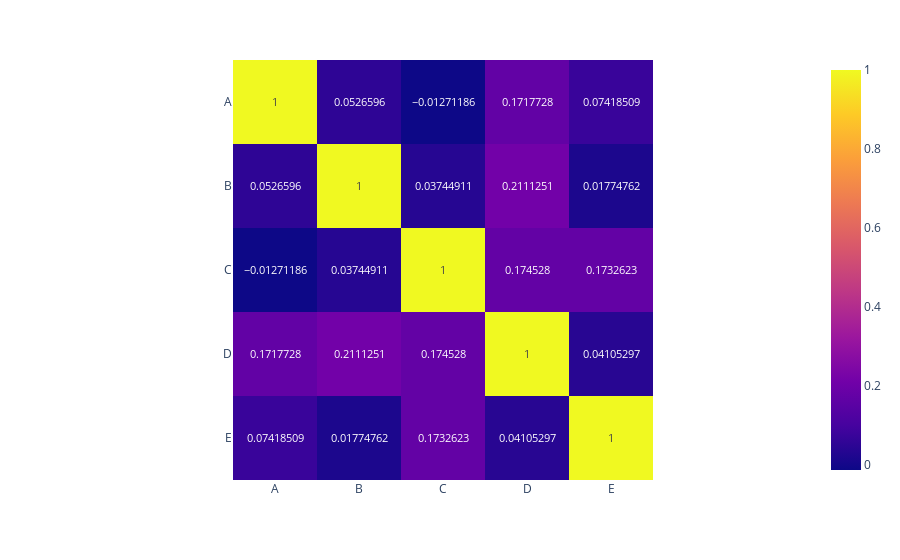

Here is the notebook cell this chart was saved with:
### Code cell
fig = px.imshow(corr, text_auto=True)
fig.show()

### Figure 1 — Plotly figure (JSON) as saved in the notebook; plotly's stock layout.template omitted (floating-point values rounded to 4 significant figures)
{"data": [{"coloraxis": "coloraxis", "hovertemplate": "x: %{x}<br>y: %{y}<br>color: %{z}<extra></extra>", "name": "0", "texttemplate": "%{z}", "type": "heatmap", "x": ["A", "B", "C", "D", "E"], "xaxis": "x", "y": ["A", "B", "C", "D", "E"], "yaxis": "y", "z": [[1, 0.05266, -0.01271, 0.1718, 0.07419], [0.05266, 1, 0.03745, 0.2111, 0.01775], [-0.01271, 0.03745, 1, 0.1745, 0.1733], [0.1718, 0.2111, 0.1745, 1, 0.04105], [0.07419, 0.01775, 0.1733, 0.04105, 1]]}], "layout": {"coloraxis": {"colorscale": [[0, "#0d0887"], [0.1111, "#46039f"], [0.2222, "#7201a8"], [0.3333, "#9c179e"], [0.4444, "#bd3786"], [0.5556, "#d8576b"], [0.6667, "#ed7953"], [0.7778, "#fb9f3a"], [0.8889, "#fdca26"], [1, "#f0f921"]]}, "margin": {"t": 60}, "xaxis": {"anchor": "y", "constrain": "domain", "domain": [0, 1], "scaleanchor": "y"}, "yaxis": {"anchor": "x", "autorange": "reversed", "constrain": "domain", "domain": [0, 1]}}}
